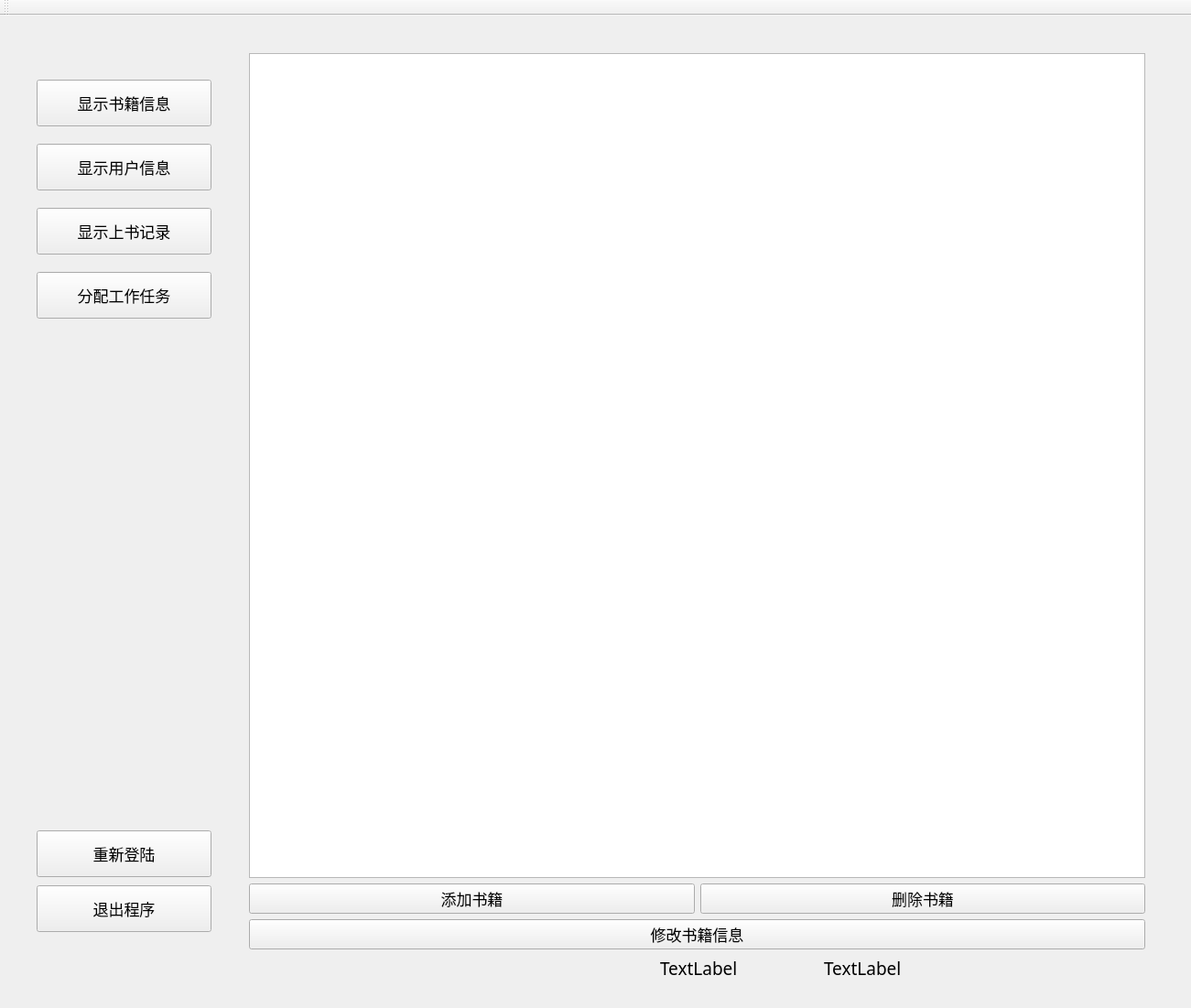
<?xml version="1.0" encoding="UTF-8"?>
<ui version="4.0">
 <class>AdminWindow</class>
 <widget class="QMainWindow" name="AdminWindow">
  <property name="geometry">
   <rect>
    <x>0</x>
    <y>0</y>
    <width>1301</width>
    <height>1101</height>
   </rect>
  </property>
  <property name="windowTitle">
   <string>AdminWindow</string>
  </property>
  <property name="styleSheet">
   <string notr="true"/>
  </property>
  <widget class="QWidget" name="centralWidget">
   <widget class="QWidget" name="widget" native="true">
    <property name="geometry">
     <rect>
      <x>0</x>
      <y>-10</y>
      <width>1301</width>
      <height>1071</height>
     </rect>
    </property>
    <property name="styleSheet">
     <string notr="true">#widget{background: url(:/res/admin_back.jpg)}</string>
    </property>
    <widget class="QStackedWidget" name="stackedWidget">
     <property name="geometry">
      <rect>
       <x>261</x>
       <y>40</y>
       <width>1001</width>
       <height>1001</height>
      </rect>
     </property>
     <widget class="QWidget" name="booksPage">
      <layout class="QVBoxLayout" name="verticalLayout_5">
       <item>
        <widget class="QTableView" name="bookTableView">
         <property name="font">
          <font>
           <family>Arial</family>
           <pointsize>11</pointsize>
          </font>
         </property>
         <property name="styleSheet">
          <string notr="true"/>
         </property>
        </widget>
       </item>
       <item>
        <layout class="QHBoxLayout" name="horizontalLayout_5">
         <property name="sizeConstraint">
          <enum>QLayout::SetNoConstraint</enum>
         </property>
         <item>
          <widget class="QPushButton" name="addBookButton">
           <property name="sizePolicy">
            <sizepolicy hsizetype="Minimum" vsizetype="Preferred">
             <horstretch>0</horstretch>
             <verstretch>0</verstretch>
            </sizepolicy>
           </property>
           <property name="minimumSize">
            <size>
             <width>0</width>
             <height>0</height>
            </size>
           </property>
           <property name="maximumSize">
            <size>
             <width>16777215</width>
             <height>50</height>
            </size>
           </property>
           <property name="font">
            <font>
             <family>华文彩云</family>
             <pointsize>13</pointsize>
            </font>
           </property>
           <property name="text">
            <string>添加书籍</string>
           </property>
          </widget>
         </item>
         <item>
          <widget class="QPushButton" name="removeBookButton">
           <property name="maximumSize">
            <size>
             <width>16777215</width>
             <height>50</height>
            </size>
           </property>
           <property name="font">
            <font>
             <family>华文彩云</family>
             <pointsize>13</pointsize>
            </font>
           </property>
           <property name="text">
            <string>删除书籍</string>
           </property>
          </widget>
         </item>
        </layout>
       </item>
       <item>
        <widget class="QPushButton" name="modifyBookButton">
         <property name="sizePolicy">
          <sizepolicy hsizetype="Minimum" vsizetype="Maximum">
           <horstretch>0</horstretch>
           <verstretch>0</verstretch>
          </sizepolicy>
         </property>
         <property name="maximumSize">
          <size>
           <width>16777215</width>
           <height>50</height>
          </size>
         </property>
         <property name="font">
          <font>
           <family>华文彩云</family>
           <pointsize>13</pointsize>
           <kerning>true</kerning>
          </font>
         </property>
         <property name="text">
          <string>修改书籍信息</string>
         </property>
        </widget>
       </item>
      </layout>
     </widget>
     <widget class="QWidget" name="usersPage">
      <layout class="QVBoxLayout" name="verticalLayout_6">
       <item>
        <widget class="QTableView" name="userTableView">
         <property name="font">
          <font>
           <family>Arial</family>
           <pointsize>12</pointsize>
          </font>
         </property>
        </widget>
       </item>
       <item>
        <layout class="QHBoxLayout" name="horizontalLayout_6">
         <item>
          <widget class="QPushButton" name="addUserButton">
           <property name="maximumSize">
            <size>
             <width>16777215</width>
             <height>40</height>
            </size>
           </property>
           <property name="font">
            <font>
             <family>华文彩云</family>
             <pointsize>13</pointsize>
            </font>
           </property>
           <property name="text">
            <string>添加用户</string>
           </property>
          </widget>
         </item>
         <item>
          <widget class="QPushButton" name="removeUserButton">
           <property name="maximumSize">
            <size>
             <width>16777215</width>
             <height>40</height>
            </size>
           </property>
           <property name="font">
            <font>
             <family>华文彩云</family>
             <pointsize>13</pointsize>
            </font>
           </property>
           <property name="text">
            <string>删除用户</string>
           </property>
          </widget>
         </item>
        </layout>
       </item>
       <item>
        <widget class="QPushButton" name="modifyUserButton">
         <property name="maximumSize">
          <size>
           <width>16777215</width>
           <height>40</height>
          </size>
         </property>
         <property name="font">
          <font>
           <family>华文彩云</family>
           <pointsize>13</pointsize>
          </font>
         </property>
         <property name="text">
          <string>修改用户信息</string>
         </property>
        </widget>
       </item>
      </layout>
     </widget>
     <widget class="QWidget" name="recordsPage">
      <layout class="QVBoxLayout" name="verticalLayout_7">
       <item>
        <widget class="QTableView" name="recordTableView">
         <property name="font">
          <font>
           <family>Arial</family>
           <pointsize>12</pointsize>
          </font>
         </property>
        </widget>
       </item>
       <item>
        <layout class="QHBoxLayout" name="horizontalLayout_7">
         <item>
          <widget class="QPushButton" name="addRecordButton">
           <property name="maximumSize">
            <size>
             <width>16777215</width>
             <height>40</height>
            </size>
           </property>
           <property name="font">
            <font>
             <family>华文彩云</family>
             <pointsize>13</pointsize>
            </font>
           </property>
           <property name="text">
            <string>添加记录</string>
           </property>
          </widget>
         </item>
         <item>
          <widget class="QPushButton" name="removeRecordButton">
           <property name="maximumSize">
            <size>
             <width>16777215</width>
             <height>40</height>
            </size>
           </property>
           <property name="font">
            <font>
             <family>华文彩云</family>
             <pointsize>13</pointsize>
            </font>
           </property>
           <property name="text">
            <string>删除记录</string>
           </property>
          </widget>
         </item>
        </layout>
       </item>
       <item>
        <widget class="QPushButton" name="modifyRecordButton">
         <property name="maximumSize">
          <size>
           <width>16777215</width>
           <height>40</height>
          </size>
         </property>
         <property name="font">
          <font>
           <family>华文彩云</family>
           <pointsize>13</pointsize>
          </font>
         </property>
         <property name="text">
          <string>修改记录信息</string>
         </property>
        </widget>
       </item>
      </layout>
     </widget>
     <widget class="QWidget" name="workPage">
      <layout class="QVBoxLayout" name="verticalLayout_8">
       <item>
        <widget class="QTableView" name="workTableView">
         <property name="font">
          <font>
           <family>Arial</family>
           <pointsize>11</pointsize>
           <weight>50</weight>
           <bold>false</bold>
          </font>
         </property>
        </widget>
       </item>
       <item>
        <layout class="QHBoxLayout" name="horizontalLayout_8">
         <item>
          <widget class="QPushButton" name="addWorkButton">
           <property name="font">
            <font>
             <family>华文彩云</family>
             <pointsize>13</pointsize>
            </font>
           </property>
           <property name="text">
            <string>添加工作任务</string>
           </property>
          </widget>
         </item>
         <item>
          <widget class="QPushButton" name="removeWorkButton">
           <property name="font">
            <font>
             <family>华文彩云</family>
             <pointsize>13</pointsize>
            </font>
           </property>
           <property name="text">
            <string>删除工作任务</string>
           </property>
          </widget>
         </item>
        </layout>
       </item>
       <item>
        <widget class="QPushButton" name="modifyWorkButton">
         <property name="font">
          <font>
           <family>华文彩云</family>
           <pointsize>13</pointsize>
          </font>
         </property>
         <property name="text">
          <string>修改工作任务</string>
         </property>
        </widget>
       </item>
      </layout>
     </widget>
    </widget>
    <widget class="QWidget" name="sidebar" native="true">
     <property name="geometry">
      <rect>
       <x>40</x>
       <y>40</y>
       <width>221</width>
       <height>985</height>
      </rect>
     </property>
     <property name="styleSheet">
      <string notr="true"/>
     </property>
     <widget class="QPushButton" name="showBooksButton">
      <property name="geometry">
       <rect>
        <x>0</x>
        <y>40</y>
        <width>191</width>
        <height>51</height>
       </rect>
      </property>
      <property name="font">
       <font>
        <family>华文彩云</family>
        <pointsize>13</pointsize>
       </font>
      </property>
      <property name="text">
       <string>显示书籍信息</string>
      </property>
      <property name="icon">
       <iconset>
        <normaloff>res/tool_button.png</normaloff>
        <normalon>:/res/tool_button.png</normalon>res/tool_button.png</iconset>
      </property>
      <property name="iconSize">
       <size>
        <width>30</width>
        <height>30</height>
       </size>
      </property>
     </widget>
     <widget class="QPushButton" name="showUsersButton">
      <property name="geometry">
       <rect>
        <x>0</x>
        <y>110</y>
        <width>191</width>
        <height>51</height>
       </rect>
      </property>
      <property name="font">
       <font>
        <family>华文彩云</family>
        <pointsize>13</pointsize>
       </font>
      </property>
      <property name="text">
       <string>显示用户信息</string>
      </property>
      <property name="icon">
       <iconset>
        <normaloff>res/tool_button.png</normaloff>
        <normalon>:/res/tool_button.png</normalon>res/tool_button.png</iconset>
      </property>
      <property name="iconSize">
       <size>
        <width>30</width>
        <height>30</height>
       </size>
      </property>
     </widget>
     <widget class="QPushButton" name="showRecordsButton">
      <property name="geometry">
       <rect>
        <x>0</x>
        <y>180</y>
        <width>191</width>
        <height>51</height>
       </rect>
      </property>
      <property name="font">
       <font>
        <family>华文彩云</family>
        <pointsize>13</pointsize>
       </font>
      </property>
      <property name="text">
       <string>显示上书记录</string>
      </property>
      <property name="icon">
       <iconset>
        <normaloff>res/tool_button.png</normaloff>
        <normalon>:/res/tool_button.png</normalon>res/tool_button.png</iconset>
      </property>
      <property name="iconSize">
       <size>
        <width>30</width>
        <height>30</height>
       </size>
      </property>
     </widget>
     <widget class="QPushButton" name="showWorkButton">
      <property name="geometry">
       <rect>
        <x>0</x>
        <y>250</y>
        <width>191</width>
        <height>51</height>
       </rect>
      </property>
      <property name="font">
       <font>
        <family>华文彩云</family>
        <pointsize>13</pointsize>
       </font>
      </property>
      <property name="text">
       <string>分配工作任务</string>
      </property>
      <property name="icon">
       <iconset>
        <normaloff>res/tool_button.png</normaloff>
        <normalon>:/res/tool_button.png</normalon>res/tool_button.png</iconset>
      </property>
      <property name="iconSize">
       <size>
        <width>30</width>
        <height>30</height>
       </size>
      </property>
     </widget>
     <widget class="QPushButton" name="logoutButton">
      <property name="geometry">
       <rect>
        <x>0</x>
        <y>920</y>
        <width>191</width>
        <height>51</height>
       </rect>
      </property>
      <property name="font">
       <font>
        <family>华文彩云</family>
        <pointsize>13</pointsize>
       </font>
      </property>
      <property name="text">
       <string>退出程序</string>
      </property>
      <property name="icon">
       <iconset resource="res.qrc">
        <normaloff>:/res/logout.png</normaloff>:/res/logout.png</iconset>
      </property>
      <property name="iconSize">
       <size>
        <width>26</width>
        <height>30</height>
       </size>
      </property>
     </widget>
     <widget class="QPushButton" name="reloginButton">
      <property name="geometry">
       <rect>
        <x>0</x>
        <y>860</y>
        <width>191</width>
        <height>51</height>
       </rect>
      </property>
      <property name="font">
       <font>
        <family>华文彩云</family>
        <pointsize>13</pointsize>
       </font>
      </property>
      <property name="text">
       <string>重新登陆</string>
      </property>
      <property name="icon">
       <iconset resource="res.qrc">
        <normaloff>:/res/relogin.png</normaloff>:/res/relogin.png</iconset>
      </property>
      <property name="iconSize">
       <size>
        <width>25</width>
        <height>25</height>
       </size>
      </property>
     </widget>
    </widget>
    <widget class="QLabel" name="usernameLabel">
     <property name="geometry">
      <rect>
       <x>721</x>
       <y>1030</y>
       <width>181</width>
       <height>41</height>
      </rect>
     </property>
     <property name="font">
      <font>
       <family>黑体</family>
       <pointsize>14</pointsize>
      </font>
     </property>
     <property name="text">
      <string>TextLabel</string>
     </property>
    </widget>
    <widget class="QLabel" name="timeLabel">
     <property name="geometry">
      <rect>
       <x>900</x>
       <y>1030</y>
       <width>351</width>
       <height>41</height>
      </rect>
     </property>
     <property name="font">
      <font>
       <family>黑体</family>
       <pointsize>14</pointsize>
      </font>
     </property>
     <property name="text">
      <string>TextLabel</string>
     </property>
    </widget>
   </widget>
  </widget>
  <widget class="QMenuBar" name="menuBar">
   <property name="geometry">
    <rect>
     <x>0</x>
     <y>0</y>
     <width>1301</width>
     <height>26</height>
    </rect>
   </property>
  </widget>
  <widget class="QToolBar" name="mainToolBar">
   <attribute name="toolBarArea">
    <enum>TopToolBarArea</enum>
   </attribute>
   <attribute name="toolBarBreak">
    <bool>false</bool>
   </attribute>
  </widget>
 </widget>
 <layoutdefault spacing="6" margin="11"/>
 <resources>
  <include location="res.qrc"/>
 </resources>
 <connections/>
</ui>
